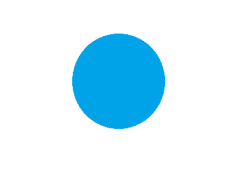
#> input picture ödev2/image/daire.png, 240 x 170 px, found by its file name
$ python daire.py
#> lines starting #> are read from the running program, lines starting #| are printed output that depends on the picture
from PIL import Image
import numpy as np
import matplotlib.pyplot as plt

# Load the image
image_path = "C:\\Users\\Acer\\OneDrive\\Masaüstü\\ödev3\\images\\daire.png"

image = Image.open(image_path).convert('L')  # Convert to grayscale for processing
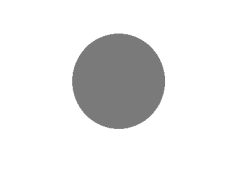
#> image: PIL image 240x170 L; min 122, max 255, mean 232.3

# Convert image to numpy array
image_array = np.array(image)

# Define the horizontal derivative filter [-1, 1]
filter_hor = np.array([-1, 1])

# Apply the filter to the image (horizontal derivative)
filtered_image = np.zeros_like(image_array)

for i in range(image_array.shape[0]):
    for j in range(1, image_array.shape[1]):
        filtered_image[i, j] = image_array[i, j] - image_array[i, j - 1]
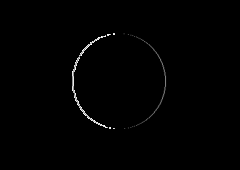
#> filtered_image: shape (170, 240); min 0, max 255, mean 1.6

# Display the original and filtered image
fig, axs = plt.subplots(1, 2, figsize=(10, 5))

# Original Image
axs[0].imshow(image_array, cmap='gray')
axs[0].set_title("Original Image")
axs[0].axis('off')

# Filtered Image (Horizontal Derivative)
axs[1].imshow(filtered_image, cmap='gray')
axs[1].set_title("Filtered Image (Horizontal Derivative)")
axs[1].axis('off')

plt.show()
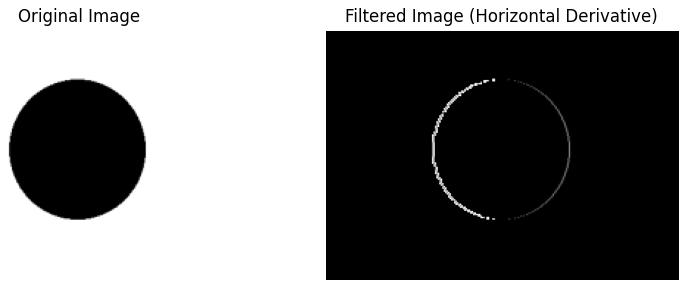
#> figure drawn by matplotlib, 2 panels
